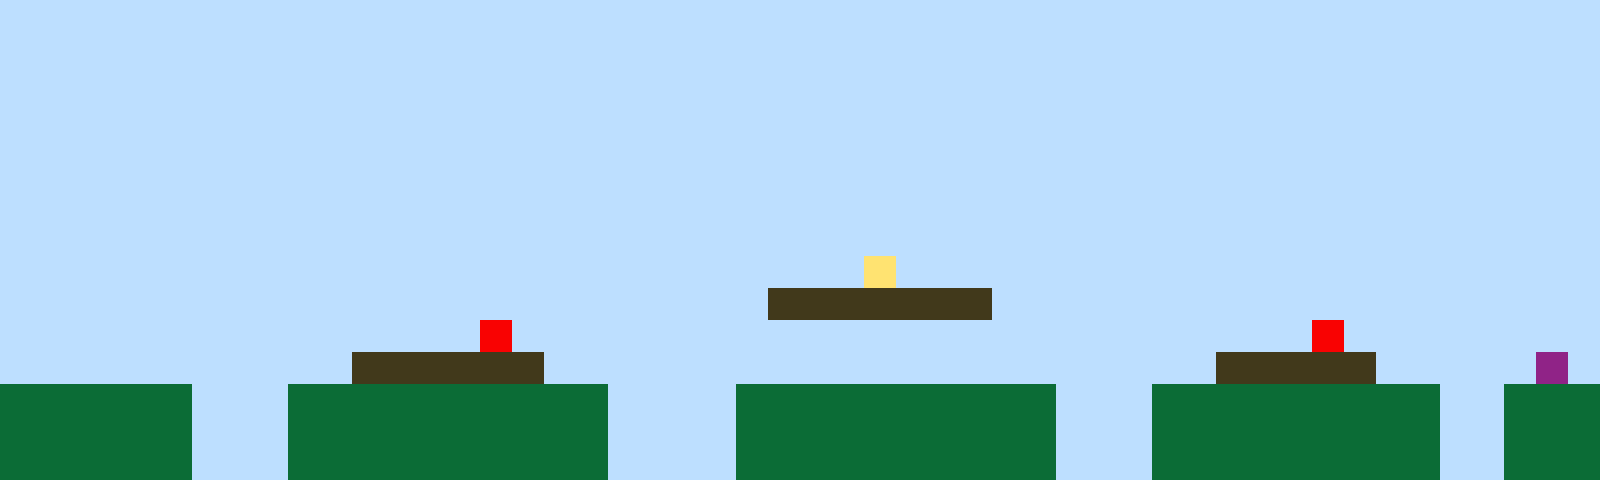

The image is a tile-based game level rendered from a .tmx file. Its description and complete source (layers, tilesets, objects, tile grids) follow:
An orthogonal 50x15 tile map with 32x32 px tiles, 1 tile layer (Tile Layer 1).

<map version="1.10" tiledversion="1.11.2" orientation="orthogonal" renderorder="right-up" width="50" height="15" tilewidth="32" tileheight="32" infinite="0" nextlayerid="2" nextobjectid="1"><editorsettings><export target="map1.csv" format="csv" /></editorsettings><tileset firstgid="1" name="sprites" tilewidth="32" tileheight="32" tilecount="6" columns="3"><image source="sprites.png" width="96" height="64" /></tileset><layer id="1" name="Tile Layer 1" width="50" height="15"><data encoding="csv">1,1,1,1,1,1,1,1,1,1,1,1,1,1,1,1,1,1,1,1,1,1,1,1,1,1,1,1,1,1,1,1,1,1,1,1,1,1,1,1,1,1,1,1,1,1,1,1,1,1,1,1,1,1,1,1,1,1,1,1,1,1,1,1,1,1,1,1,1,1,1,1,1,1,1,1,1,1,1,1,1,1,1,1,1,1,1,1,1,1,1,1,1,1,1,1,1,1,1,1,1,1,1,1,1,1,1,1,1,1,1,1,1,1,1,1,1,1,1,1,1,1,1,1,1,1,1,1,1,1,1,1,1,1,1,1,1,1,1,1,1,1,1,1,1,1,1,1,1,1,1,1,1,1,1,1,1,1,1,1,1,1,1,1,1,1,1,1,1,1,1,1,1,1,1,1,1,1,1,1,1,1,1,1,1,1,1,1,1,1,1,1,1,1,1,1,1,1,1,1,1,1,1,1,1,1,1,1,1,1,1,1,1,1,1,1,1,1,1,1,1,1,1,1,1,1,1,1,1,1,1,1,1,1,1,1,1,1,1,1,1,1,1,1,1,1,1,1,1,1,1,1,1,1,1,1,1,1,1,1,1,1,1,1,1,1,1,1,1,1,1,1,1,1,1,1,1,1,1,1,1,1,1,1,1,1,1,1,1,1,1,1,1,1,1,1,1,1,1,1,1,1,1,1,1,1,1,1,1,1,1,1,1,1,1,1,1,1,1,1,1,1,1,1,1,1,1,1,1,1,1,1,1,1,1,1,1,1,1,1,1,1,1,1,1,1,1,1,1,1,1,1,1,1,1,1,1,1,1,1,1,1,1,1,1,1,1,1,1,1,1,1,1,1,1,1,1,1,1,1,1,1,1,1,1,1,1,1,1,1,1,1,1,1,1,1,1,1,1,1,1,1,1,1,1,1,1,1,1,1,1,1,1,1,1,1,1,1,1,1,1,1,1,1,1,1,1,4,1,1,1,1,1,1,1,1,1,1,1,1,1,1,1,1,1,1,1,1,1,1,1,1,1,1,1,1,1,1,1,1,1,1,1,1,1,1,1,1,1,1,1,1,1,1,3,3,3,3,3,3,3,1,1,1,1,1,1,1,1,1,1,1,1,1,1,1,1,1,1,1,1,1,1,1,1,1,1,1,1,1,1,1,1,1,1,5,1,1,1,1,1,1,1,1,1,1,1,1,1,1,1,1,1,1,1,1,1,1,1,1,1,5,1,1,1,1,1,1,1,1,1,1,1,1,1,1,1,1,1,1,1,3,3,3,3,3,3,1,1,1,1,1,1,1,1,1,1,1,1,1,1,1,1,1,1,1,1,1,3,3,3,3,3,1,1,1,1,1,6,1,2,2,2,2,2,2,1,1,1,2,2,2,2,2,2,2,2,2,2,1,1,1,1,2,2,2,2,2,2,2,2,2,2,1,1,1,2,2,2,2,2,2,2,2,2,1,1,2,2,2,2,2,2,2,2,2,1,1,1,2,2,2,2,2,2,2,2,2,2,1,1,1,1,2,2,2,2,2,2,2,2,2,2,1,1,1,2,2,2,2,2,2,2,2,2,1,1,2,2,2,2,2,2,2,2,2,1,1,1,2,2,2,2,2,2,2,2,2,2,1,1,1,1,2,2,2,2,2,2,2,2,2,2,1,1,1,2,2,2,2,2,2,2,2,2,1,1,2,2,2</data></layer></map>
